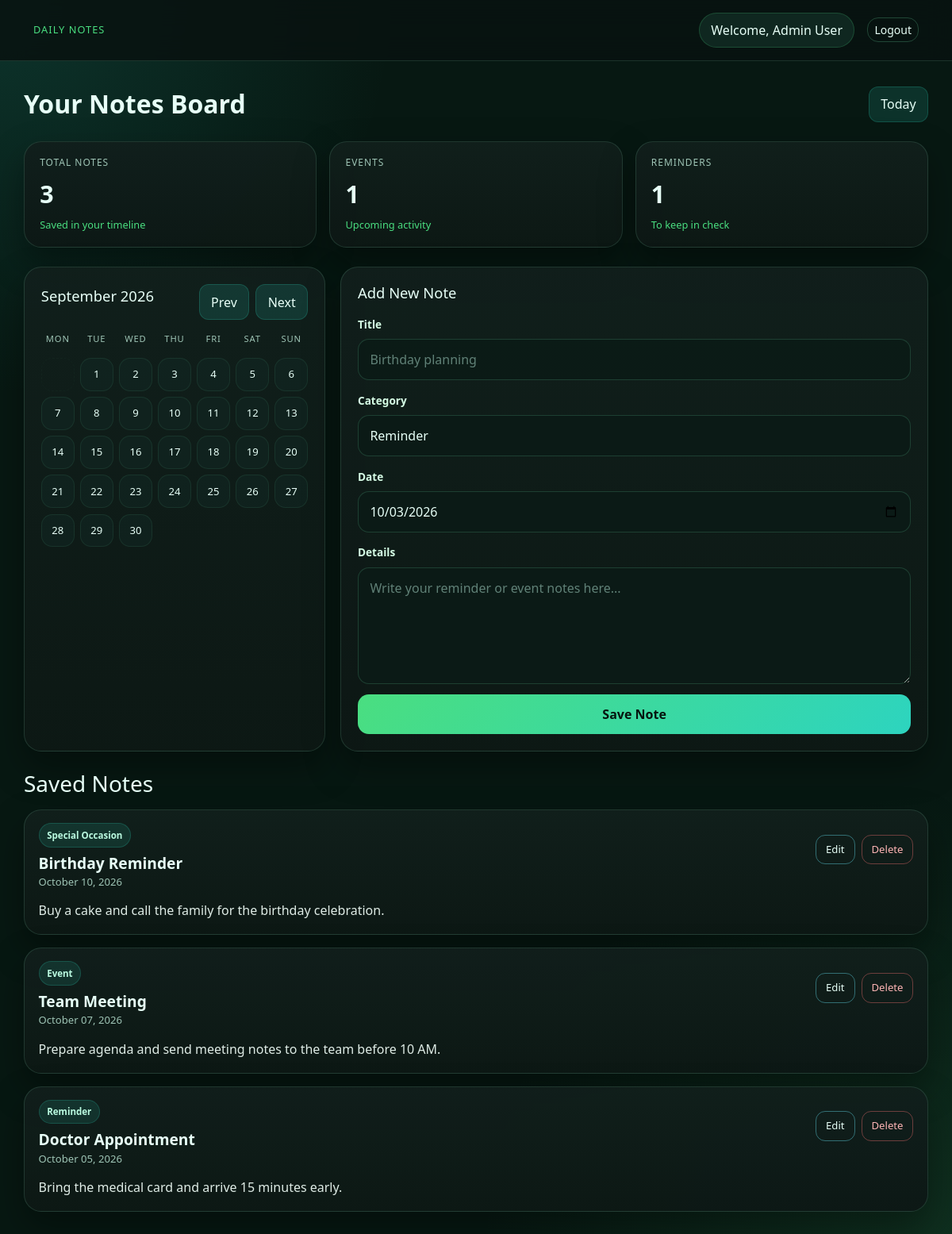
The app's page /dashboard.php?month=9&year=2026 (signed in) with its own data.
### tables this page shows
CREATE TABLE IF NOT EXISTS notes (
    id INT AUTO_INCREMENT PRIMARY KEY,
    user_id INT NOT NULL,
    title VARCHAR(255) NOT NULL,
    category VARCHAR(50) NOT NULL DEFAULT 'Reminder',
    note_date DATE NOT NULL,
    content TEXT NOT NULL,
    created_at TIMESTAMP DEFAULT CURRENT_TIMESTAMP,
    updated_at TIMESTAMP DEFAULT CURRENT_TIMESTAMP ON UPDATE CURRENT_TIMESTAMP,
    FOREIGN KEY (user_id) REFERENCES users(id) ON DELETE CASCADE
);

### dashboard.php (the view, shortened to what this page needs)
<?php
require 'db.php';
$userId = (int) $_SESSION['user_id'];
$editNote = null;
$month = (int) ($_GET['month'] ?? date('n'));
$year = (int) ($_GET['year'] ?? date('Y'));
$calendarMonth = new DateTimeImmutable("{$year}-{$month}-01");
$daysInMonth = (int) $calendarMonth->format('t');
$firstDayNum = (int) $calendarMonth->format('N');
$stmt = $pdo->prepare('SELECT * FROM notes WHERE user_id = ? ORDER BY note_date DESC, created_at DESC');
$stmt->execute([$userId]);
$notes = $stmt->fetchAll();
?>
<!DOCTYPE html>
<html lang="en">
<head>
    <link href="https://cdn.jsdelivr.net/npm/bootstrap@5.3.3/dist/css/bootstrap.min.css" rel="stylesheet">
    <link rel="stylesheet" href="styles.css">
</head>
<body>
    <nav class="navbar-shell">
        <div class="container py-3">
            <div class="d-flex justify-content-between align-items-center">
                <div class="brand">Daily Notes</div>
                <div class="d-flex align-items-center gap-3">
                    <div class="header-pill">Welcome, <?= htmlspecialchars($_SESSION['full_name']) ?></div>
                    <a href="logout.php" class="btn btn-outline-light btn-sm">Logout</a>
                </div>
            </div>
        </div>
    </nav>
    <div class="container dashboard-shell">
        <div class="topbar">
            <h1 class="page-header">Your Notes Board</h1>
            <a href="dashboard.php" class="btn-soft">Today</a>
        </div>
        <div class="overview-grid">
            <div class="metric-card">
                <div class="metric-label">Total notes</div>
                <div class="metric-value"><?= count($notes) ?></div>
                <div class="metric-trend">Saved in your timeline</div>
            </div>
            <div class="metric-card">
                <div class="metric-label">Events</div>
                <div class="metric-value"><?= count(array_filter($notes, fn($note) => $note['category'] === 'Event')) ?></div>
                <div class="metric-trend">Upcoming activity</div>
            </div>
            <div class="metric-card">
                <div class="metric-label">Reminders</div>
                <div class="metric-value"><?= count(array_filter($notes, fn($note) => $note['category'] === 'Reminder')) ?></div>
                <div class="metric-trend">To keep in check</div>
            </div>
        </div>
        <div class="dashboard-grid">
            <div class="panel">
                <div class="calendar-top">
                    <h3><?= $calendarMonth->format('F Y') ?></h3>
                    <div class="d-flex gap-2">
                        <?php
                        $prevMonth = $month - 1;
                        $prevYear = $year;
                        $nextMonth = $month + 1;
                        $nextYear = $year;
                        ?>
                        <a class="btn-soft" href="dashboard.php?month=<?= $prevMonth ?>&year=<?= $prevYear ?>">Prev</a>
                        <a class="btn-soft" href="dashboard.php?month=<?= $nextMonth ?>&year=<?= $nextYear ?>">Next</a>
                    </div>
                </div>
                <div class="calendar-grid">
                    <?php foreach (['Mon', 'Tue', 'Wed', 'Thu', 'Fri', 'Sat', 'Sun'] as $dayName): ?>
                        <div class="day-name"><?= $dayName ?></div>
                    <?php endforeach; ?>
                    <?php
                    $calendarCells = $firstDayNum - 1;
                    for ($i = 0; $i < $calendarCells; $i++) {
                        echo '<div class="calendar-day empty"></div>';
                    }
                    for ($day = 1; $day <= $daysInMonth; $day++) {
                        $classes = ['calendar-day'];
                        echo '<div class="' . implode(' ', $classes) . '">' . $day . '</div>';
                    }
                    ?>
                </div>
            </div>
            <div class="panel">
                <h3><?= $editNote ? 'Edit Note' : 'Add New Note' ?></h3>
                <form method="POST" action="dashboard.php" class="form-wrap">
                    <div>
                        <label for="title">Title</label>
                        <input type="text" class="form-control" id="title" name="title" value="<?= htmlspecialchars($editNote['title'] ?? '') ?>" placeholder="Birthday planning" required>
                    </div>
                    <div>
                        <label for="category">Category</label>
                        <select class="form-select" id="category" name="category">
                            <?php
                            $categories = ['Reminder', 'Event', 'Special Occasion'];
                            $selectedCategory = $editNote['category'] ?? 'Reminder';
                            foreach ($categories as $categoryOption) {
                                $selected = $selectedCategory === $categoryOption ? 'selected' : '';
                                echo '<option value="' . htmlspecialchars($categoryOption) . '" ' . $selected . '>' . htmlspecialchars($categoryOption) . '</option>';
                            }
                            ?>
                        </select>
                    </div>
                    <div>
                        <label for="note_date">Date</label>
                        <input type="date" class="form-control" id="note_date" name="note_date" value="<?= htmlspecialchars($editNote['note_date'] ?? date('Y-m-d')) ?>" required>
                    </div>
                    <div>
                        <label for="content">Details</label>
                        <textarea class="form-control" id="content" name="content" rows="5" placeholder="Write your reminder or event notes here..." required><?= htmlspecialchars($editNote['content'] ?? '') ?></textarea>
                    </div>
                    <div class="d-flex gap-2">
                        <button type="submit" class="btn btn-primary flex-fill"><?= $editNote ? 'Update Note' : 'Save Note' ?></button>
                    </div>
                </form>
            </div>
        </div>
        <div class="mt-4">
            <h3 class="mb-3">Saved Notes</h3>
            <?php if (empty($notes)): ?>
                <div class="empty-state">No notes saved yet. Add your first reminder or event.</div>
            <?php else: ?>
                <?php foreach ($notes as $note): ?>
                    <div class="note-card">
                        <div class="note-header">
                            <div>
                                <span class="note-category"><?= htmlspecialchars($note['category']) ?></span>
                                <h4 class="note-title"><?= htmlspecialchars($note['title']) ?></h4>
                                <div class="note-date"><?= date('F d, Y', strtotime($note['note_date'])) ?></div>
                            </div>
                            <div class="note-actions">
                                <a href="dashboard.php?edit=<?= (int) $note['id'] ?>" class="btn btn-outline-primary btn-sm">Edit</a>
                                <form method="POST" action="dashboard.php" onsubmit="return confirm('Delete this note?');">
                                    <button type="submit" class="btn btn-outline-danger btn-sm">Delete</button>
                                </form>
                            </div>
                        </div>
                        <div class="note-body"><?= nl2br(htmlspecialchars($note['content'])) ?></div>
                    </div>
                <?php endforeach; ?>
            <?php endif; ?>
        </div>
    </div>
</body>
</html>

### records on screen
notes: category "Special Occasion", title "Birthday Reminder", note_date "October 10, 2026", content "Buy a cake and call the family for the birthday celebration."
notes: category "Event", title "Team Meeting", note_date "October 07, 2026", content "Prepare agenda and send meeting notes to the team before 10 AM."
notes: category "Reminder", title "Doctor Appointment", note_date "October 05, 2026", content "Bring the medical card and arrive 15 minutes early."

### other values on screen
$_SESSION['full_name'] "Admin User"
count($notes) "3"
$calendarMonth->format('F Y') "September 2026"
$dayName "MON"
$dayName "TUE"
$dayName "WED"
$dayName "THU"
$dayName "FRI"
$dayName "SAT"
$dayName "SUN"
form field category "Reminder"
